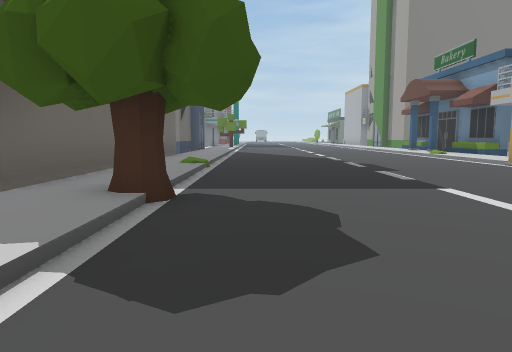
[1] (above)

16 first-person views from a walk through a 3-D level made in the Unity game engine. The camera is 1.3 m above the floor, tilts 6° down and sees 70° across. The floor is counted in squares, 2 m on a side. Each view is taken from the middle of a square. On the plan, view 1 faces up. The plan holds only what a view shows up to about 11 squares ahead; the rest is blank. The place goes on beyond the plan.

[2]
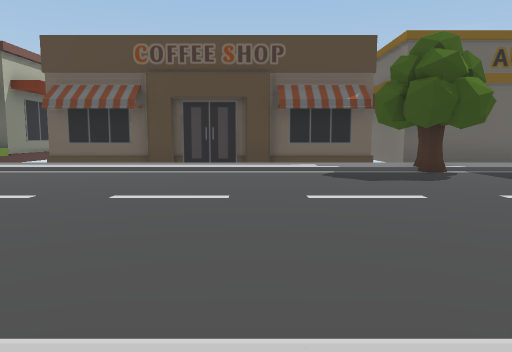

[3]
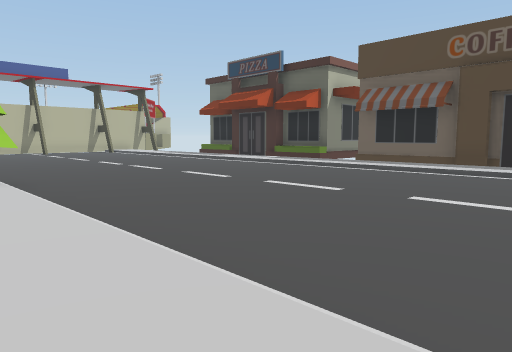

[4]
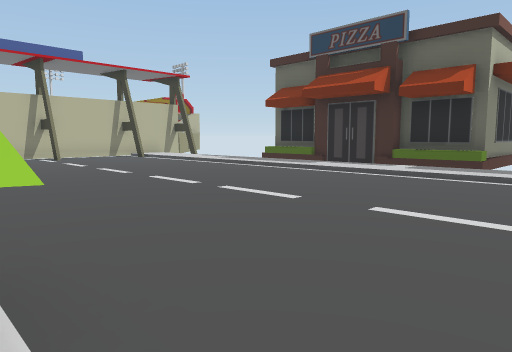

[5]
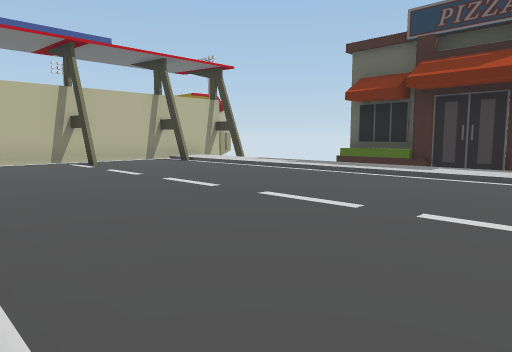

[6]
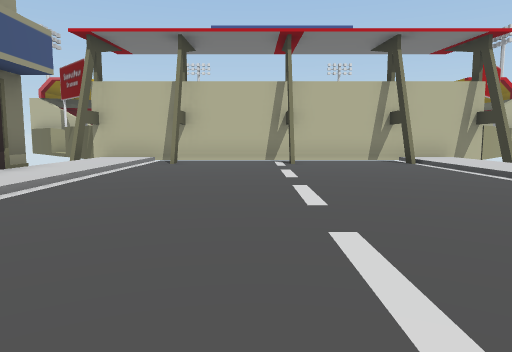

[7]
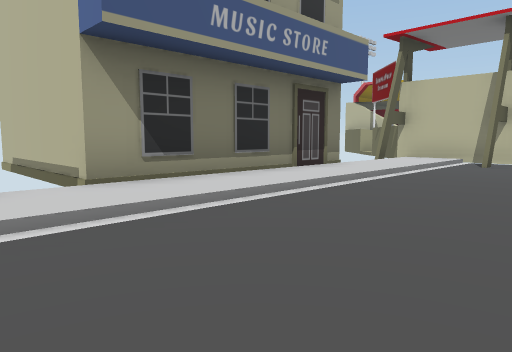

[8]
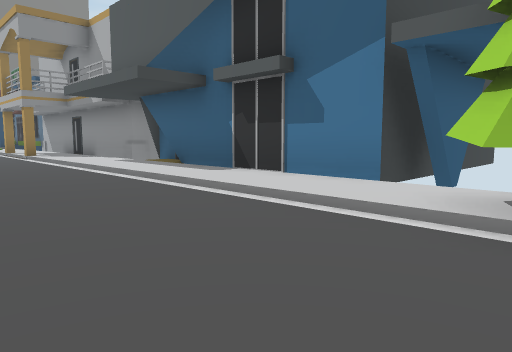

[9]
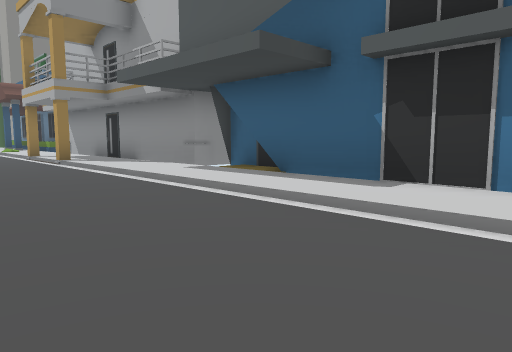

[10]
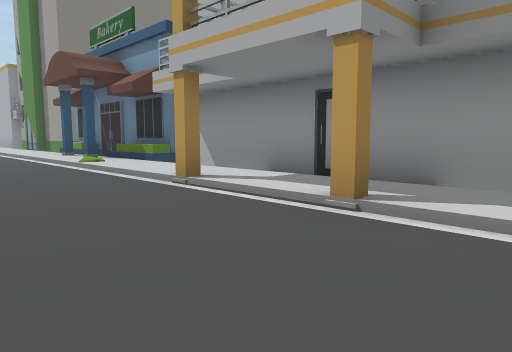

[11]
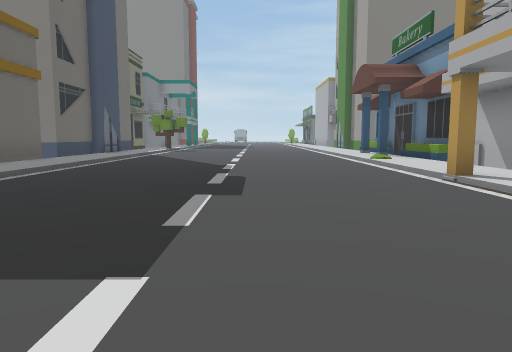

[12]
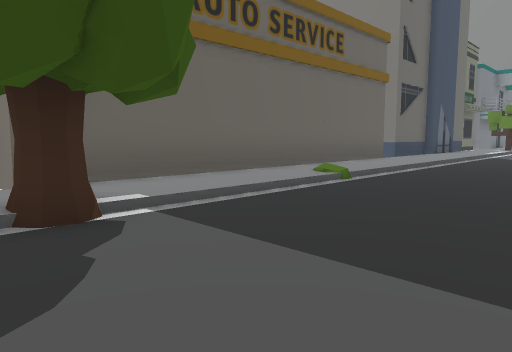

[13]
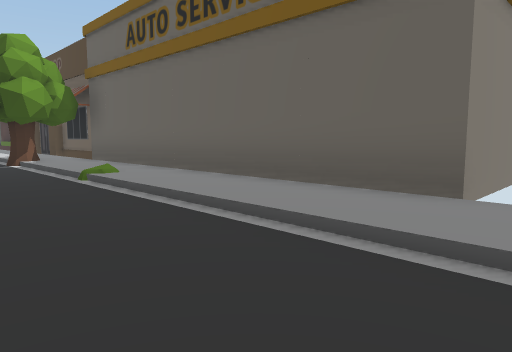

[14]
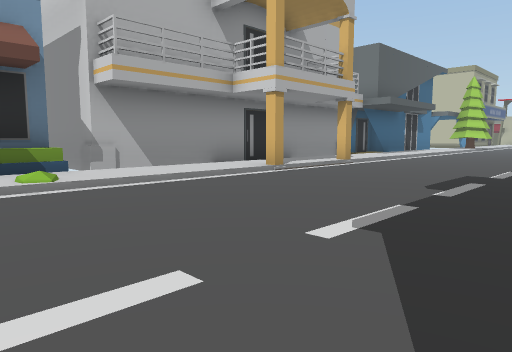

[15]
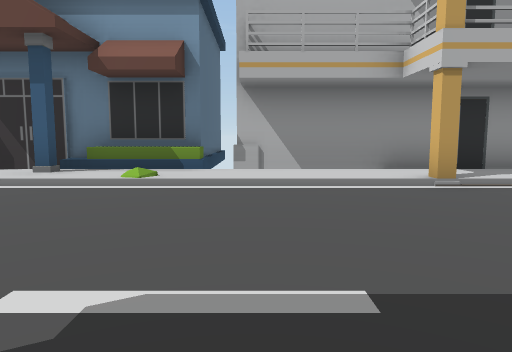

[16]
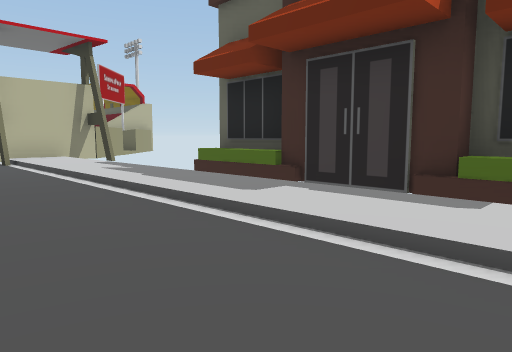

### Floor plan
Key: @ floor where view 1 was taken; # wall or solid block; x gap in a wall; . main floor; : floor 0.25 m higher than the main floor; / step, stairs or slope; B building; T tree.
Columns run from 5 left of view 1 to 10 right of it. Each row starts with its distance up from view 1.
 14 BBB:/....../BB
 13 BBB:/....../:B
 12   B:/....../:BBB
 11   B:/....../:###
 10   B:/....../:#
  9   B:/....../:#
  8   B:/......#:#
  7   B:/....../:#
  6   B:/......#:#
  5   B:/....../:#
  4  BB:T....../:#
  3   #:/....../:##
  2   #:/....../:#
  1   #:/....../:#
  0   #:/@...../:#
 -1   #:/....../:#
 -2   #:/....../:#
 -3   #:/....../:#
 -4   #:/....../:#
 -5   #:/....../:#
 -6   #:/....../T
 -7 BBB:/......TT
 -8  BB:/....../
 -9  BB:/....../
-10  BB:/....../:
-11  BB:/....../:#
-12  BB:/....../:#
-13  BB:/....../:#
-14  BB:/....../:#
-15    :/....../:#
-16    :/....../:#
-17    :/....../:
-18    :#..#..#/:
-19   x:/....../:x
-20   ############

Positions as (right, up) in squares from view 1, and headings:
1: (0, 0), facing up
2: (7, 0), facing left
3: (7, 0), facing down-left
4: (6, -5), facing down-left
5: (6, -8), facing down-left
6: (3, -9), facing down
7: (3, -9), facing down-right
8: (3, -7), facing up-right
9: (3, -4), facing up-right
10: (3, 4), facing up-right
11: (3, 3), facing up
12: (2, 3), facing up-left
13: (1, 14), facing down-left
14: (1, 14), facing down-right
15: (1, 11), facing right
16: (1, -8), facing down-left
